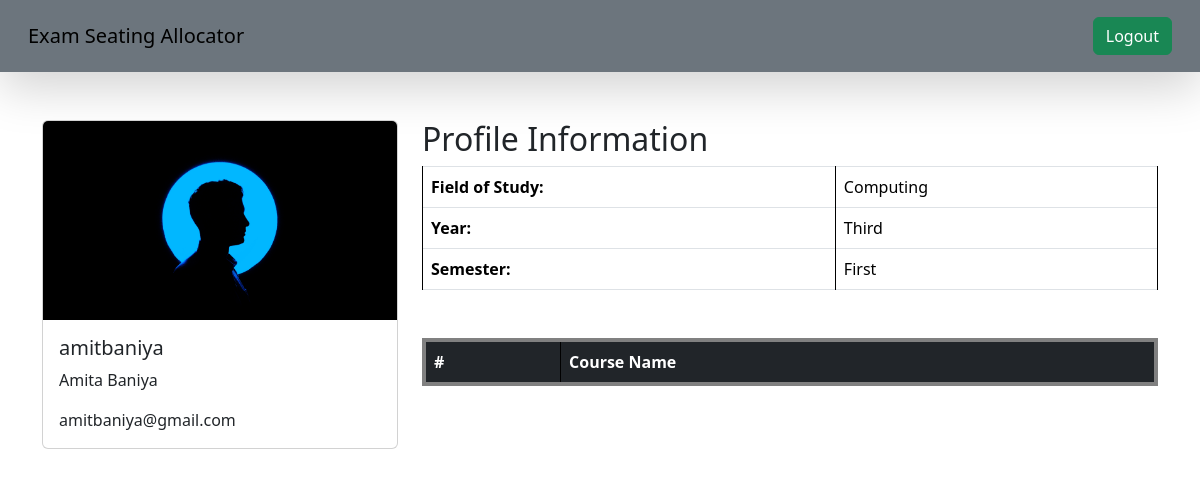
Before: /student_home/ (signed in) with the older database file.
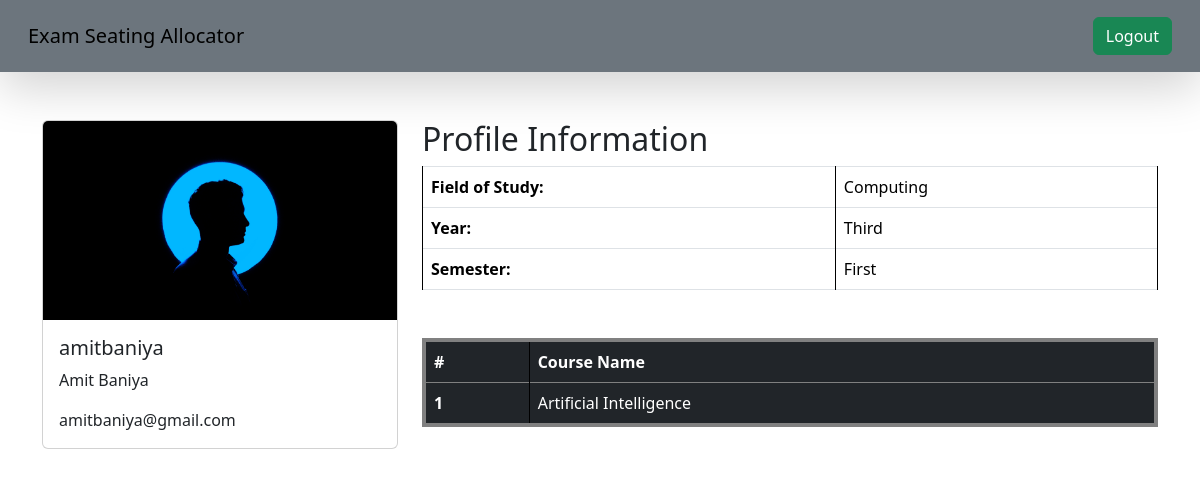
After: the same page with the newer database file.
### api/models.py (models this page shows)
class User(AbstractUser):
    user_type = models.CharField(max_length=20, choices=USER_TYPES)
    user_image = models.ImageField(
        upload_to="Users",
    )
    groups = models.ManyToManyField(Group, related_name="api_users")
    user_permissions = models.ManyToManyField(Permission, related_name="api_users")

class Student(models.Model):
    user = models.OneToOneField(User, on_delete=models.CASCADE)
    fieldofstudy = models.CharField(
        max_length=20, choices=FIELDOFSTUDY, default="computing"
    )
    year = models.CharField(max_length=20, choices=YEAR, default="first")
    semester = models.CharField(max_length=20, choices=SEMESTER, default="first")
    courses = models.ManyToManyField(Course, related_name="students")
    section = models.CharField(max_length=20, blank=True)

class Course(models.Model):
    name = models.CharField(max_length=100)
    fieldofstudy = models.CharField(
        max_length=20, choices=FIELDOFSTUDY, default="computing"
    )
    year = models.CharField(max_length=20, choices=YEAR, default="first")
    semester = models.CharField(max_length=20, choices=SEMESTER, default="first")

### api/views.py (the view)
# urls.py: path("student_home/", student_home, name="student_home"),
@login_required(login_url="login_page")
@user_passes_test(is_student, login_url="login_page")
def student_home(request):
    user = request.user
    student = Student.objects.get(user=user)
    fieldofstudy = student.fieldofstudy
    year = student.year
    semester = student.semester
    courses = student.courses.all()
    context = {
        "homeurl": "student_home",
        "fieldofstudy": fieldofstudy,
        "year": year,
        "semester": semester,
        "courses": courses,
    }
    return render(request, "studentHome.html", context)

### api/views.py (called while the page is built)
def is_student(user):
    return user.groups.filter(name="Students").exists()

### api/templates/studentHome.html (shortened to what this page needs)
{%extends "base.html"%} {%block start%}
<div class="container mt-5">
  <div class="row">
    <div class="col-md-4">
      <div class="card">
        <img
          src="/media/{{user.user_image}}"
          class="card-img-top"
          alt="Profile Image"
        />
        <div class="card-body">
          <h5 class="card-title">{{ user.username }}</h5>
          <p class="card-text">{{ user.first_name }} {{ user.last_name }}</p>
          <p class="card-text">{{ user.email }}</p>
        </div>
      </div>
    </div>
    <div class="col-md-8">
      <h2>Profile Information</h2>
      <table class="table table-bordered">
        <tbody>
          <tr>
            <th>Field of Study:</th>
            <td>{{ fieldofstudy|title }}</td>
          </tr>
          <tr>
            <th>Year:</th>
            <td>{{ year|title }}</td>
          </tr>
          <tr>
            <th>Semester:</th>
            <td>{{ semester|title }}</td>
          </tr>
        </tbody>
      </table>
      <table
        class="table table-dark table-bordered mt-5"
        style="border-width: 4px; border-color: grey"
      >
        <thead>
          <tr>
            <th scope="col">#</th>
            <th scope="col">Course Name</th>
          </tr>
        </thead>
        <tbody>
          {%for course in courses%}
          <tr>
            <th scope="row">{{forloop.counter}}</th>
            <td>{{course.name}}</td>
          </tr>
          {%endfor%}
        </tbody>
      </table>
    </div>
  </div>
</div>
{%endblock%}

### api/templates/base.html (shortened to what this page needs)
<!DOCTYPE html>
<html>
  <head>
    {% load static %}
    <link
      href="https://cdn.jsdelivr.net/npm/bootstrap@5.3.1/dist/css/bootstrap.min.css"
      rel="stylesheet"
    />
  </head>
  <body>
    <nav class="navbar dark p-3 bg-secondary shadow-lg">
      <div class="container-fluid">
        <a href="{% if homeurl == "login_page" %} /
        {%else%}
        /{{homeurl}}/
        {%endif%}" class="navbar-brand">Exam Seating Allocator</a>
        <form class="d-flex" role="search">
          {%if request.user.is_authenticated%}
          <a href="/logout/" class="btn btn-success" type="submit">Logout</a>
          {%else%}
          <a href=" {% url 'login_page'%}" class="btn btn-success" type="submit"
            >Login</a
          >
          {%endif%}
        </form>
      </div>
    </nav>
    {% block start %} {% endblock %}
  </body>
</html>

### api/templates/base.html (style rules this page uses)
table, th, td { border: 1px solid black; }

Changed rows visible on the page:
changed User "amitbaniya": first_name "Amita" → "Amit"
now on this page (row unchanged): Course: name "Artificial Intelligence"
